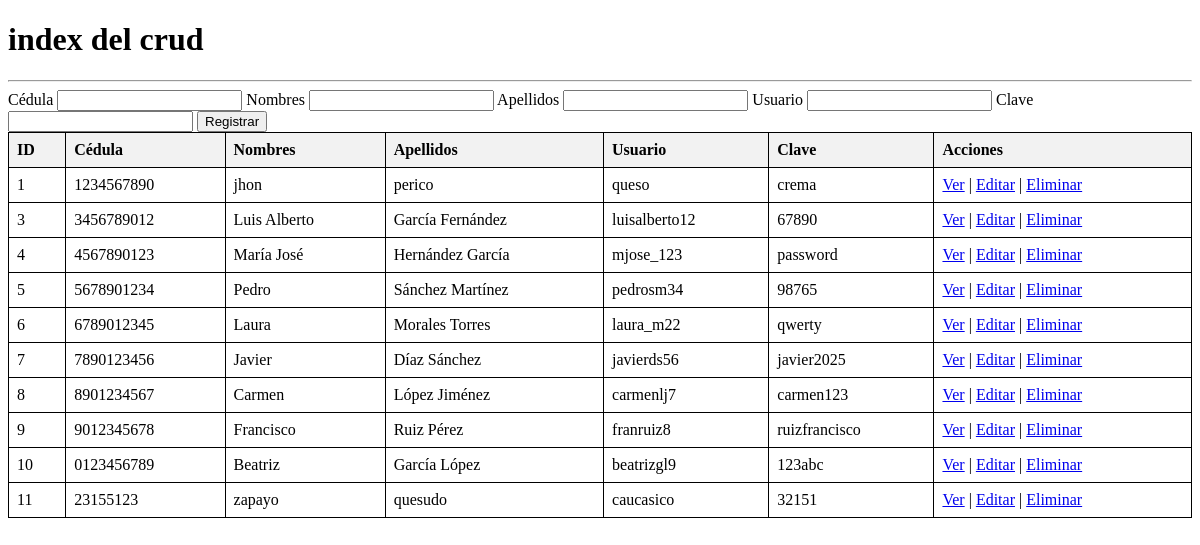
The page / on the database its author committed.
### tables this page shows
CREATE TABLE `persona` (
  `id` int(11) NOT NULL,
  `cedula` varchar(11) NOT NULL,
  `nombres` varchar(20) NOT NULL,
  `apellidos` varchar(50) NOT NULL,
  `usuario` varchar(50) NOT NULL,
  `clave` varchar(20) NOT NULL
);

### modelos/conexion.php (called while the page is built, shortened)
<?php
    Class Conexion{
        private $con;
        public function __construct(){
            $this -> host = "localhost";
            $this -> user = "root";
            $this -> pass = "";
            $this -> bd = "personas";
            $this -> con = mysqli_connect($this -> host, $this -> user, $this -> pass,$this -> bd);
        }
        public function consulta_retorno($sql){
            $consulta = mysqli_query($this -> con, $sql);
            return $consulta;
        }
    }
?>

### controladores/ctr_personas.php (called while the page is built, shortened)
<?php
    include_once("modelos/persona.php");
    class ControladorPersona{
        private $persona;
        public function __construct(){
            $this -> persona = new Persona();
        }
        public function index(){
            $resultado = $this -> persona -> listar();
            return $resultado;
        }
    }
?>

### modelos/persona.php (called while the page is built, shortened)
<?php
    include_once("conexion.php");
    class Persona{
        private $con;
        public function __construct(){
            $this -> con = new Conexion();
        }
        public function listar(){
            $sql = "SELECT * FROM persona";
            $resultado = $this -> con -> consulta_retorno($sql);
            return $resultado;
        }
    }
?>

### vistas/inicio.php (the view, shortened to what this page needs)
<?php
    include_once("controladores/ctr_personas.php");
    $controlador = new ControladorPersona();
    $resultado = $controlador->index();
?>
<head>
</head>
    <body>
    <main>
        <div>
            <form action="" method="post">
                <label for="cedula">Cédula</label>
                <input type="text" id="cedula" name="cedula" required>
                <label for="nombres">Nombres</label>
                <input type="text" id="nombres" name="nombres" required>
                <label for="apellidos">Apellidos</label>
                <input type="text" id="apellidos" name="apellidos" required>
                <label for="usuario">Usuario</label>
                <input type="text" id="usuario" name="usuario" required>
                <label for="clave">Clave</label>
                <input type="password" id="clave" name="clave" required>
                <button type="submit" name="enviar">Registrar</button>
            </form>
        </div>
        <table>
            <thead>
                <tr>
                    <th>ID</th>
                    <th>Cédula</th>
                    <th>Nombres</th>
                    <th>Apellidos</th>
                    <th>Usuario</th>
                    <th>Clave</th>
                    <th>Acciones</th>
                </tr>
            </thead>
            <tbody>
                <?php
                    while ($fila = mysqli_fetch_assoc($resultado)) {
                        echo "<tr>";
                        echo "<td>" . $fila["id"] . "</td>";
                        echo "<td>" . $fila["cedula"] . "</td>";
                        echo "<td>" . $fila["nombres"] . "</td>";
                        echo "<td>" . $fila["apellidos"] . "</td>";
                        echo "<td>" . $fila["usuario"] . "</td>";
                        echo "<td>" . $fila["clave"] . "</td>";
                        echo "<td>
                                <a href='?cargar=ver&id=" . $fila["id"] . "'>Ver</a> |
                                <a href='?cargar=editar&id=" . $fila["id"] . "'>Editar</a> |
                                <a href='?cargar=eliminar&id=" . $fila["id"] . "'>Eliminar</a>
                              </td>";
                        echo "</tr>";
                    }
                ?>
            </tbody>
        </table>
    </main>
</body>
</html>

### index.php (shortened to what this page needs)
<?php
    include_once("controladores/enrutador.php");
    include_once("controladores/ctr_personas.php");
?>
<!DOCTYPE html>
<html lang="en">
<head>
</head>
<body>
    <main>
        <h1>index del crud</h1>
        <hr>
        <section>
        <?php
            $enrutador = new Enrutador();
            if (isset($_GET["cargar"])){
                $cargar = $_GET["cargar"];
            } else {
                $cargar = "";
            }
            if ($enrutador -> validar_vista($cargar)) {
                $enrutador -> cargar_vista($cargar);
            }
        ?>
</body>
</html>

### controladores/enrutador.php (shortened to what this page needs)
<?php
    Class Enrutador{
        public function validar_vista($variable){
            if(empty($variable)){
                include_once "vistas/inicio.php";
            } else {
                return true;
            }
        }
    }
?>

### vistas/inicio.php (style rules this page uses)
table { width: 100%; border-collapse: collapse; }
table, th, td { border: 1px solid black; }
th, td { padding: 8px; text-align: left; }
th { background-color: #f2f2f2; }

### rows shown on the page
persona: id "1", cedula "1234567890", nombres "jhon", apellidos "perico", usuario "queso", clave "crema"
persona: id "3", cedula "3456789012", nombres "Luis Alberto", apellidos "García Fernández", usuario "luisalberto12", clave "67890"
persona: id "4", cedula "4567890123", nombres "María José", apellidos "Hernández García", usuario "mjose_123", clave "password"
persona: id "5", cedula "5678901234", nombres "Pedro", apellidos "Sánchez Martínez", usuario "pedrosm34", clave "98765"
persona: id "6", cedula "6789012345", nombres "Laura", apellidos "Morales Torres", usuario "laura_m22", clave "qwerty"
persona: id "7", cedula "7890123456", nombres "Javier", apellidos "Díaz Sánchez", usuario "javierds56", clave "javier2025"
persona: id "8", cedula "8901234567", nombres "Carmen", apellidos "López Jiménez", usuario "carmenlj7", clave "carmen123"
persona: id "9", cedula "9012345678", nombres "Francisco", apellidos "Ruiz Pérez", usuario "franruiz8", clave "ruizfrancisco"
persona: id "10", cedula "0123456789", nombres "Beatriz", apellidos "García López", usuario "beatrizgl9", clave "123abc"
persona: id "11", cedula "23155123", nombres "zapayo", apellidos "quesudo", usuario "caucasico", clave "32151"
